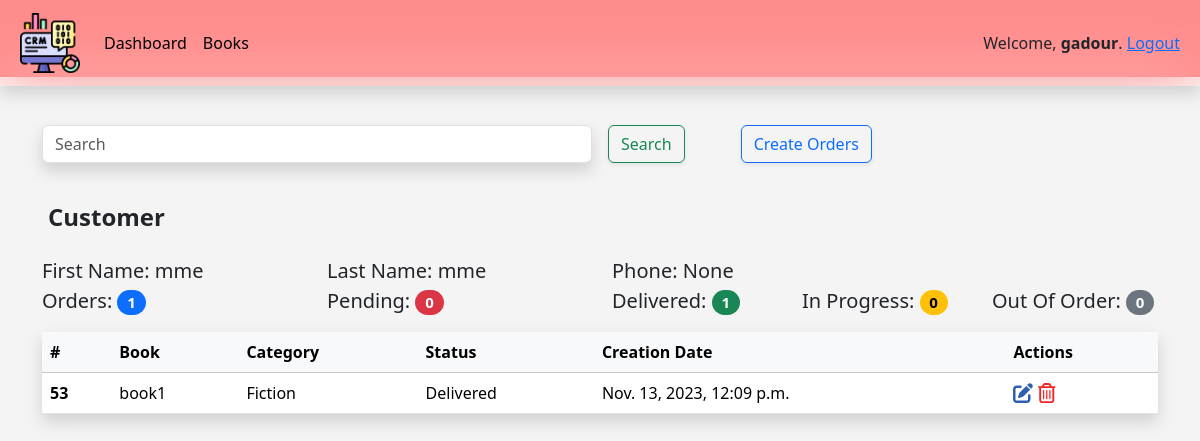
The page /customer/7/ (signed in) on the database its author committed.
### bookstore/models.py (models this page shows, shortened)
class Customer(models.Model):
    user = models.OneToOneField(User, on_delete=models.CASCADE)
    phone = models.IntegerField(null=True,blank=True)
    address = models.CharField(max_length=1024, null=True,blank=True)
    creation_date = models.DateTimeField(auto_now_add=True)
    avatar = models.ImageField(blank=True,default='user_img.png',upload_to='profile_images')
    def __str__(self) :
        return f"{self.user}"

class Order(models.Model):
    STATUS = (('Pending','Pending'),
              ('Delivered','Delivered'),
              ('In Progress','In Progress'),
              ('Out of order','Out of order'))
    customer = models.ForeignKey(Customer, on_delete=models.CASCADE)
    book = models.ForeignKey(Book, on_delete=models.CASCADE)
    creation_date = models.DateTimeField(auto_now_add=True)
    status = models.CharField(max_length=100, choices=STATUS)
    def __str__(self):
        return self.status

class Book(models.Model):
    CATEGORY = (('Fiction','Fiction'),
              ('Historical Fiction','Historical Fiction'),
              ('Mystery','Mystery'),
              ('Fantasy','Fantasy'),
              ('Horror','Horror'),)
    name = models.CharField(max_length=100)
    author = models.CharField(max_length=100)
    price = models.FloatField()
    category = models.CharField(max_length=100, choices=CATEGORY)
    description = models.TextField(max_length=1024)
    tag = models.ManyToManyField(Tag)
    creation_date = models.DateTimeField(auto_now_add=True)

### bookstore/decorators.py (the view)
    def wrapper(request, *args, **kwargs):
        group = None
        if request.user.groups.exists():
             group = request.user.groups.all()[0].name
        if group is not None or request.user.is_staff:
            if group == 'admin' or request.user.is_staff:
                return func(request, *args, **kwargs)
            if group == 'customer':
                return redirect('user_profile')

### bookstore/templates/bookstore/customer.html (shortened to what this page needs)
{% extends "bookstore/main.html" %}
{% block content %}
<div class="container pt-5  ">
  <form class="row g-3" action="" method="GET">
    <div class="w-50">
      <input class="form-control shadow me-2" type="search" placeholder="Search" name="query" aria-label="Search">
    </div>
    <div class="col-auto ">
      <button type="submit" class="btn btn-outline-success shadow-sm mb-3"> Search</button>
    </div>
    <div class="col-auto ps-5">
    <a  class= "btn btn-outline-primary shadow-sm " href=" {% url 'multi_create_order' customer.pk%}">Create Orders</a>
    </div>
  </form>
</div>
<h5 class= "pt-4 ps-5 fs-4 fw-bold">Customer</h5>
<div class="container fs-5 pt-3 pb-3">
    <div class="row align-items-start">
      <div class="col-md-3 ">
       First Name: {{customer.user.first_name}}
      </div>
      <div class="col-md-3">
       Last Name: {{customer.user.last_name}}
      </div>
      <div class="col">
        Phone: {{customer.phone}}
      </div>
    </div>
    <div class="row  align-items-start">
      <div class="col">
        Orders: <span class="badge rounded-pill text-bg-primary"> {{orders_number}} </span>
      </div>
      <div class="col-md-3 offset-md-1">
        Pending: <span class="badge rounded-pill text-bg-danger">{{pending_orders}} </span>
       </div>
      <div class="col">
        Delivered:   <span class="badge rounded-pill text-bg-success"> {{delivered_orders}} </span>
      </div>
      <div class="col">
        In Progress: <span class="badge rounded-pill text-bg-warning"> {{in_progress_orders}} </span>
       </div>
      <div class="col">
        Out Of Order: <span class="badge rounded-pill text-bg-secondary"> {{out_of_orders}} </span>
      </div>
    </div>
</div>
<div class="container">
<table class="table shadow">
    <thead class="table-light">
      <tr>
        <th scope="col">#</th>
        <th scope="col">Book</th>
        <th scope="col">Category</th>
        <th scope="col">Status</th>
        <th scope="col">Creation Date</th>
        <th scope="col">Actions</th>
      </tr>
    </thead>
    <tbody>
        {% for item in customer_orders%}
        <tr>
            <th scope="row">{{item.pk}}</th>
            <td>{{item.book.name}}</td>
            <td>{{item.book.category}}</td>
            <td>{{item.status}}</td>
            <td>{{item.creation_date}}</td>
            <td>
                <a href="#"><i class="fa-solid fa-pen-to-square fa-bounce fa-lg" style="color: #2e5fb2;"></i></a>
                <a href="#"><i class="fa-regular fa-trash-can fa-shake fa-lg" style="color: #f52424;"></i></a>
            </td>
        </tr>
      {% endfor %}
    </tbody>
  </table>
{% endblock content %}

### bookstore/templates/bookstore/navbar.html (shortened to what this page needs)
{% load static %}
<div class=" " style="background: red;
background-image: url('https://htmlcolorcodes.com/assets/images/html-color-codes-color-tutorials.jpg');
height: 77px;
background-position: center center;
background-size: cover;">
<nav class="navbar navbar-expand-lg  shadow p-2   " style="background: hsla(0, 0%, 100%, 0.55);
backdrop-filter: blur(30px);" >
    <div class="container-fluid ">
      <a class="navbar-brand" href="{% url 'home' %}"><img src="{% static '/assets/crm (3).png'%}" alt="Bootstrap" width="60" height="60"></a>
      <div class="collapse navbar-collapse" id="navbarSupportedContent">
        <ul class="navbar-nav me-auto mb-2 mb-lg-0">
          {% if request.user.is_staff or request.user.groups.all.0.name == 'admin' %}
          <li class="nav-item">
            <a class="nav-link active" aria-current="page" href="{% url 'home' %}">Dashboard</a>
          </li>
          <li class="nav-item">
            <a class="nav-link active" aria-current="page" href="{% url 'books'%}">Books</a>
          </li>
          {% endif %}
        </ul>
        {% if user.is_authenticated %}
          <div>
            Welcome, <strong>{{request.user}}</strong>. <a class="active" href="{% url 'logout'%}">
               Logout </a>
          </div>
        {% else %}
          <div>
           <a class="active" href="{% url 'login'%}"> <strong>Login</strong> </a>
          </div>
        {% endif %}
      </div>
    </div>
  </nav>
</div>

### static/css/style.css (style rules this page uses)
.body { background-color: rgb(244, 244, 244) !important; }

### rows shown on the page
Customer: user.first_name "mme", user.last_name "mme", phone "None"
Order: pk "53", book.name "book1", book.category "Fiction", status "Delivered", creation_date "Nov. 13, 2023, 12:09 p.m."

### other values the page prints
{{ request.user }} "gadour"
{{ orders_number }} "1"
{{ pending_orders }} "0"
{{ delivered_orders }} "1"
{{ in_progress_orders }} "0"
{{ out_of_orders }} "0"
